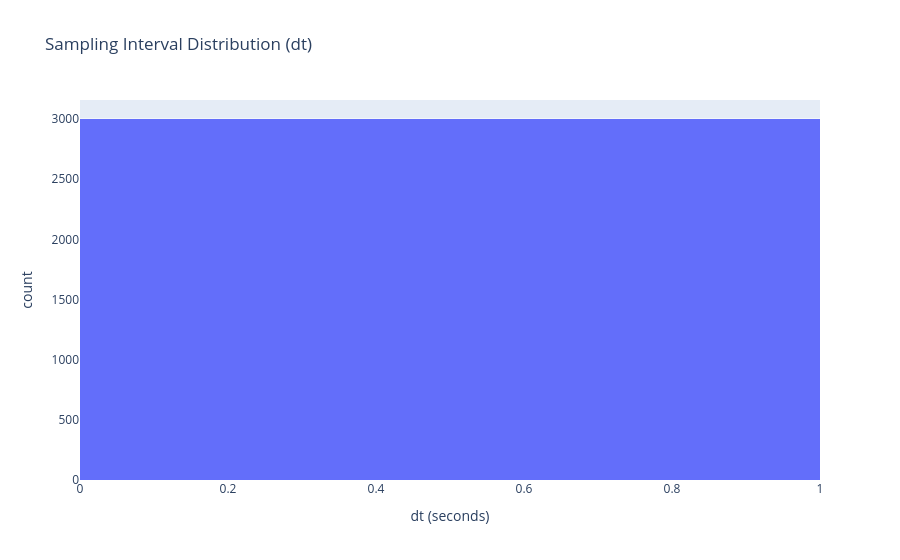

Source (notebook cell):
### Code cell
# Sampling interval distribution
fig = px.histogram(df, x="dt", nbins=80, title="Sampling Interval Distribution (dt)",
                   labels={"dt": "dt (seconds)"})
fig.show()

### Figure 1 — Plotly figure (JSON) as saved in the notebook; plotly's stock layout.template omitted (floating-point values rounded to 4 significant figures; data arrays with more than 128 entries replaced by an {"elided": "..."} marker saying what was removed)
{"data": [{"bingroup": "x", "hovertemplate": "dt (seconds)=%{x}<br>count=%{y}<extra></extra>", "legendgroup": "", "marker": {"color": "#636efa", "pattern": {"shape": ""}}, "name": "", "nbinsx": 80, "orientation": "v", "showlegend": false, "type": "histogram", "x": {"elided": "3000 float values"}, "xaxis": "x", "yaxis": "y"}], "layout": {"barmode": "relative", "legend": {"tracegroupgap": 0}, "title": {"text": "Sampling Interval Distribution (dt)"}, "xaxis": {"anchor": "y", "domain": [0, 1], "title": {"text": "dt (seconds)"}}, "yaxis": {"anchor": "x", "domain": [0, 1], "title": {"text": "count"}}}}
